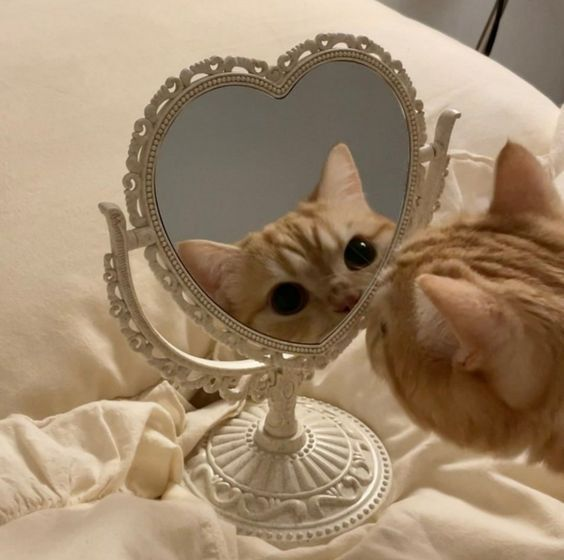
#> input picture cat.jpg, 564 x 560 px
$ python MetodeHistogram.py
#> lines starting #> are read from the running program, lines starting #| are printed output that depends on the picture; long printed decimals are rounded
import cv2
import numpy as np
from matplotlib import pyplot as plt

# membaca citra
img = cv2.imread('cat.jpg', 0)
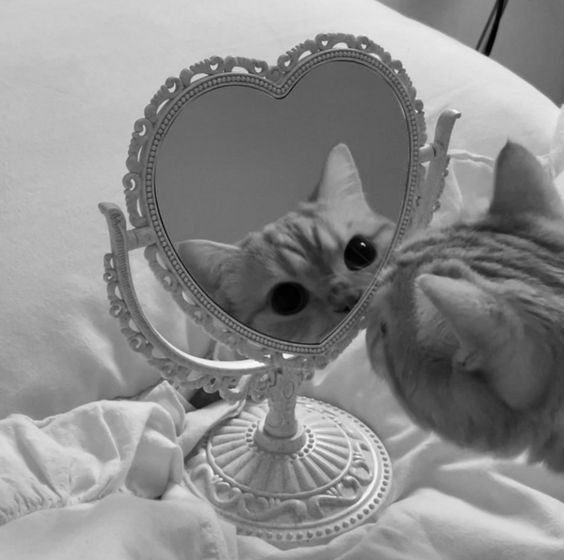
#> img: shape (560, 564); min 0, max 253, mean 139.8

# menghitung histogram
hist = cv2.calcHist([img],[0],None,[256],[0,256])
#> hist = 256 values, max 3863 at index 112, min 0 at index 254, mean 1233.8

# menghitung total piksel
total_pixels = img.shape[0] * img.shape[1]
#> total_pixels = 315840

# menghitung jumlah piksel pada setiap intensitas gelap dan terang
dark_pixels = np.sum (hist[0:128])
#> dark_pixels = 138783
bright_pixels = np.sum (hist[128:256])
#> bright_pixels = 177057

# menghitung persentase piksel gelap dan terang
dark_percentage = (dark_pixels / total_pixels) * 100
#> dark_percentage = 43.94
bright_percentage = (bright_pixels / total_pixels) * 100
#> bright_percentage = 56.06

# menampilkan histogram citra awal
plt.subplot(2, 3, 1)
plt.hist(img.ravel(), 256, [0, 256])
plt.title('Histogram Awal')

# citra terang
img_bright = cv2.convertScaleAbs(img, alpha=1.5, beta=50)
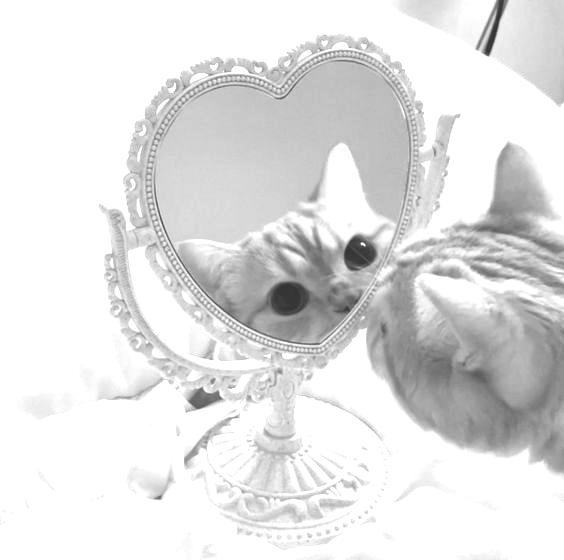
#> img_bright: shape (560, 564); min 50, max 255, mean 225.8
hist_bright = cv2.calcHist([img_bright],[0],None,[256],[0,256])
#> hist_bright = 256 values, max 162964 at index 255, min 0 at index 0, mean 1233.8

# menampilkan histogram citra terang
plt.subplot(2, 3, 2)
plt.hist(img_bright.ravel(), 256, [0, 256])
plt.title('Histogram Terang')

# citra gelap
img_dark = cv2.convertScaleAbs(img, alpha=0.5, beta=50)
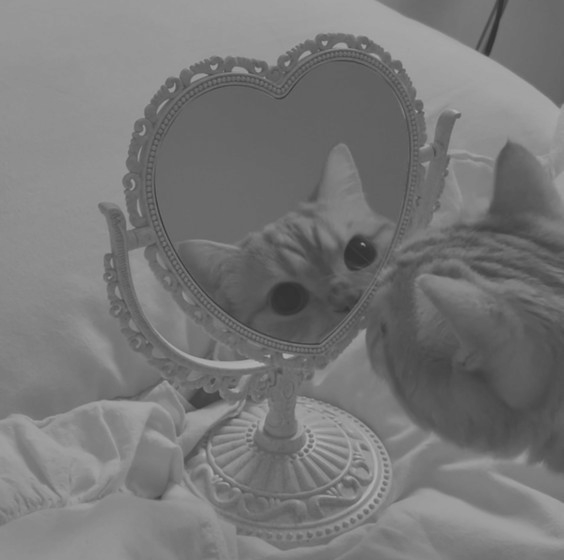
#> img_dark: shape (560, 564); min 50, max 176, mean 119.9
hist_dark = cv2.calcHist([img_dark], [0], None, [256], [0, 256])
#> hist_dark = 256 values, max 10394 at index 106, min 0 at index 0, mean 1233.8

# menampilkan histogram citra gelap
plt.subplot(2, 3, 3)
plt.hist(img_dark.ravel(), 256, [0, 256])
plt.title('Histogram Gelap')

# citra kontras rendah
img_low_contrast = cv2.equalizeHist(img)
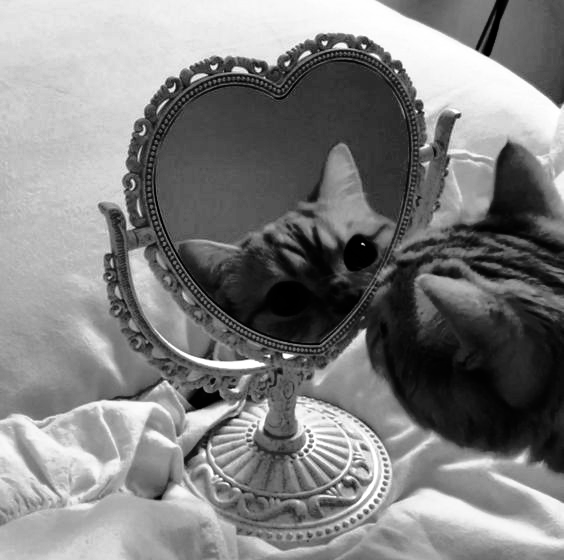
#> img_low_contrast: shape (560, 564); min 0, max 255, mean 128.3
hist_low_contrast = cv2.calcHist([img_low_contrast], [0], None, [256], [0, 256])
#> hist_low_contrast = 256 values, max 3863 at index 91, min 0 at index 26, mean 1233.8

# menampilkan histogram citra kontras rendah
plt.subplot(2, 3, 4)
plt.hist(img_low_contrast.ravel(), 256, [0, 256])
plt.title('Histogram Kontras Rendah')

# citra kontras tinggi
clahe = cv2.createCLAHE(clipLimit=2.0, tileGridSize=(8,8))
img_high_contrast = clahe.apply(img)
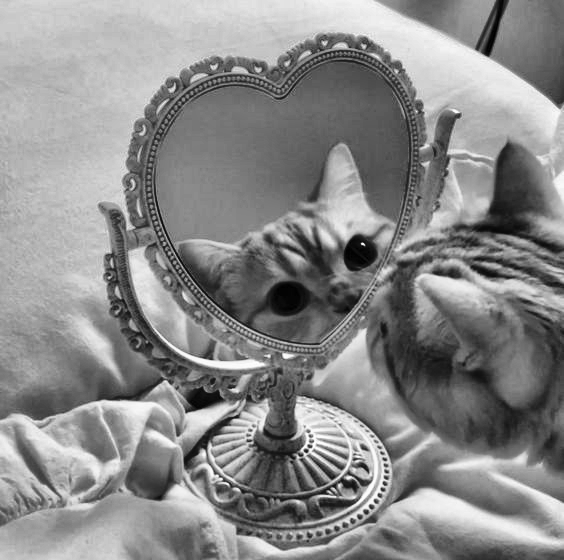
#> img_high_contrast: shape (560, 564); min 0, max 255, mean 138.3
hist_high_contrast = cv2.calcHist([img_high_contrast], [0], None, [256], [0, 256])
#> hist_high_contrast = 256 values, max 2585 at index 185, min 1 at index 255, mean 1233.8

# menampilkan histogram citra kontras tinggi
plt.subplot(2, 3, 5)
plt.hist(img_high_contrast.ravel(), 256, [0, 256])
plt.title('Histogram Kontras Tinggi')

# menampilkan citra
plt.subplot(2, 3, 6)
plt.imshow(img_high_contrast, cmap='gray')
plt.title('Citra Kontras Tinggi')

plt.show()
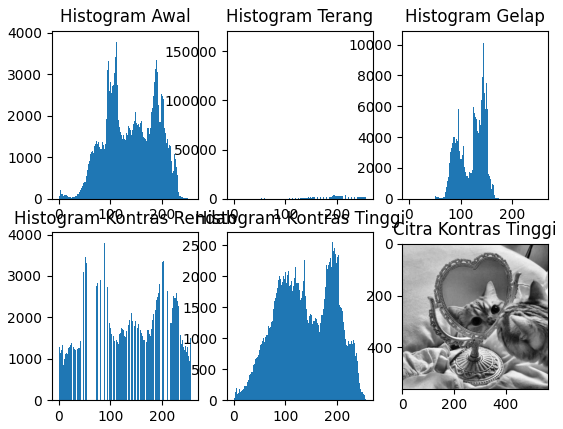
#> figure drawn by matplotlib, 6 panels; panel 1: tallest bar 3863 high, from x = 112 to 113; panel 2: tallest bar 162964 high, from x = 255 to 256; panel 3: tallest bar 10394 high, from x = 106 to 107; panel 4: tallest bar 3863 high, from x = 91 to 92
# menampilkan persentase piksel gelap dan terang
print('Persentase Piksel Gelap: ', dark_percentage, '%')
#| Persentase Piksel Gelap:  43.941 %
print('Persentase Piksel Terang: ', bright_percentage, '%')
#| Persentase Piksel Terang:  56.059 %

$ run again, with mobil1.jpg copied over cat.jpg
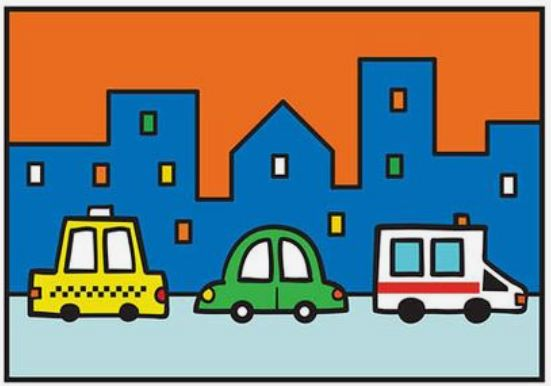
#> input picture mobil1.jpg, 551 x 386 px
#> hist = 256 values, max 35459 at index 137, min 0 at index 255, mean 830.8
#> dark_pixels = 96489
#> bright_pixels = 116197
#> dark_percentage = 45.37
#> bright_percentage = 54.63
#> hist_bright = 256 values, max 99721 at index 255, min 0 at index 0, mean 830.8
#> `img_dark = cv2.convertScaleAbs(img, alpha=0.5, beta=50)`:
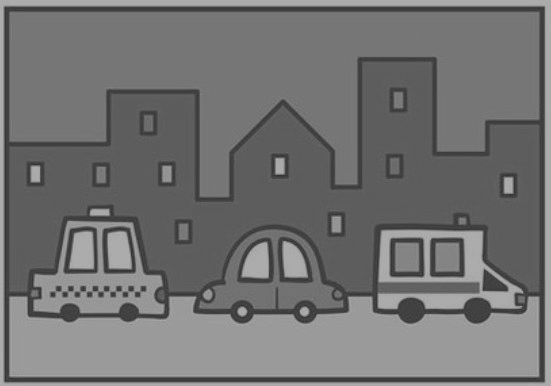
#> img_dark: shape (386, 551); min 50, max 177, mean 113.9
#> hist_dark = 256 values, max 48005 at index 118, min 0 at index 0, mean 830.8
#> hist_low_contrast = 256 values, max 35459 at index 178, min 0 at index 8, mean 830.8
#> `img_high_contrast = clahe.apply(img)`:
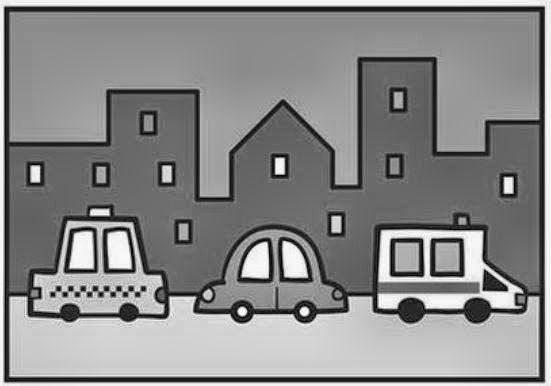
#> img_high_contrast: shape (386, 551); min 0, max 254, mean 136.3
#> hist_high_contrast = 256 values, max 4778 at index 105, min 0 at index 255, mean 830.8
#| Persentase Piksel Gelap:  45.367 %
#| Persentase Piksel Terang:  54.633 %

$ run again, with p1.jpg copied over cat.jpg
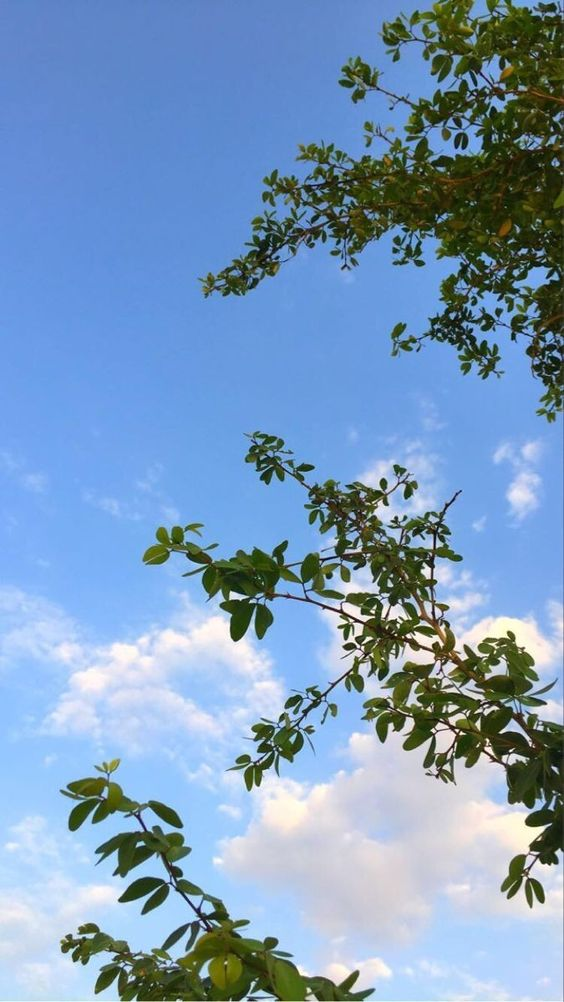
#> input picture p1.jpg, 564 x 1002 px
#> hist = 256 values, max 14360 at index 130, min 0 at index 0, mean 2207.5
#> dark_pixels = 123659
#> bright_pixels = 441469
#> dark_percentage = 21.88
#> bright_percentage = 78.12
#> hist_bright = 256 values, max 378858 at index 255, min 0 at index 0, mean 2207.5
#> hist_dark = 256 values, max 26021 at index 124, min 0 at index 0, mean 2207.5
#> `img_low_contrast = cv2.equalizeHist(img)`:
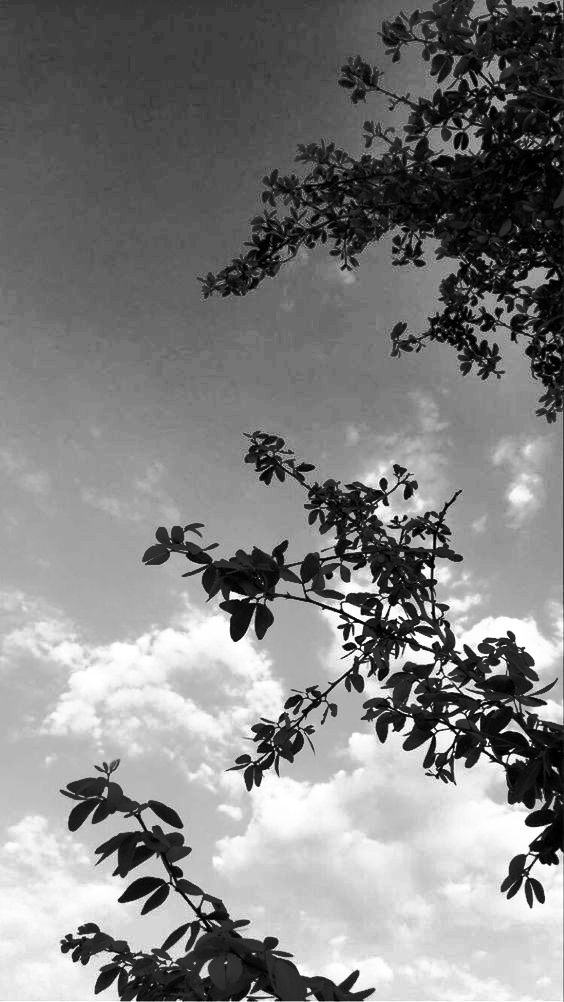
#> img_low_contrast: shape (1002, 564); min 0, max 255, mean 128.5
#> hist_low_contrast = 256 values, max 14360 at index 64, min 0 at index 59, mean 2207.5
#> `img_high_contrast = clahe.apply(img)`:
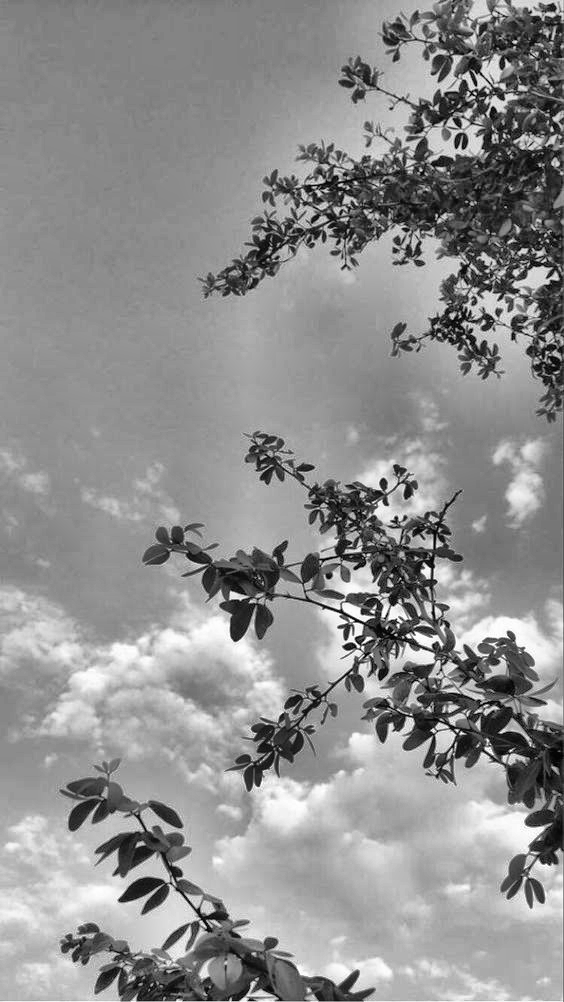
#> img_high_contrast: shape (1002, 564); min 0, max 255, mean 143.4
#> hist_high_contrast = 256 values, max 10486 at index 145, min 1 at index 0, mean 2207.5
#| Persentase Piksel Gelap:  21.882 %
#| Persentase Piksel Terang:  78.118 %
